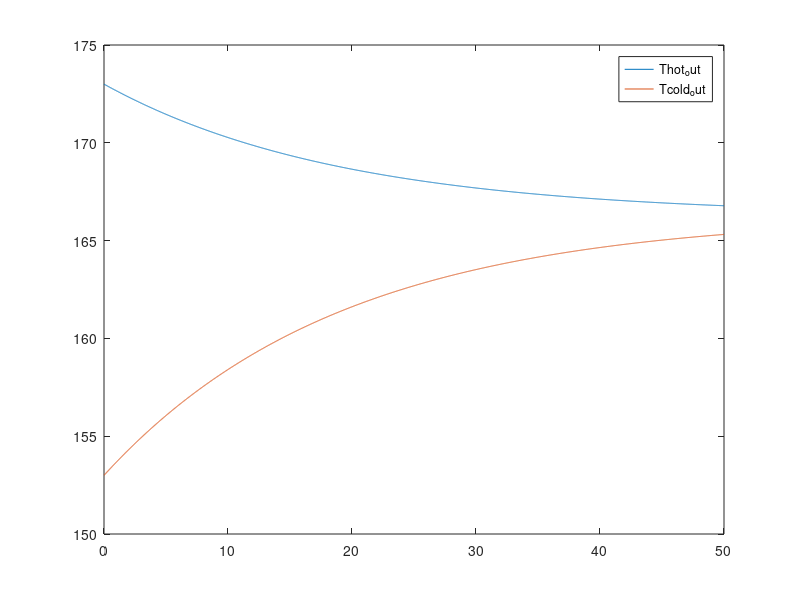
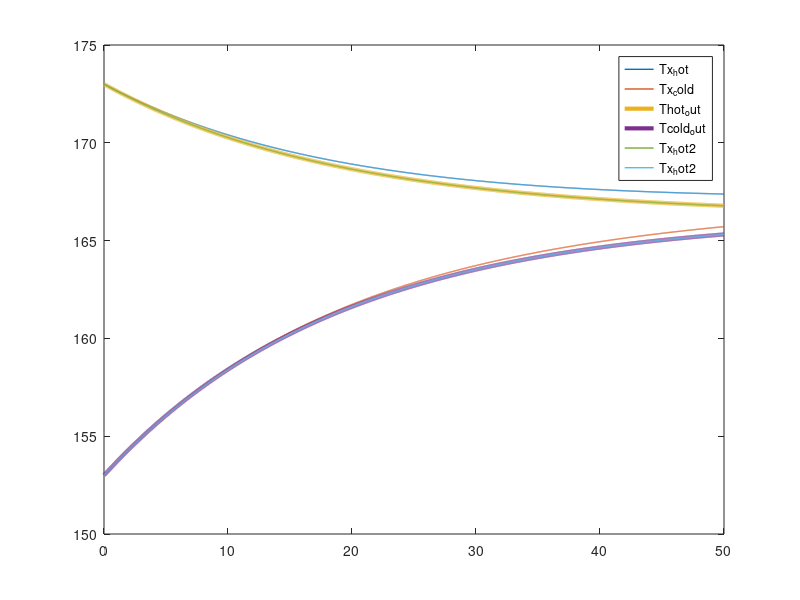

These charts were generated, in order, by the following MATLAB code:
function Draft_Eluer()
clc;
close all;
pipe_hot = GetPipe_hot();
pipe_cold = GetPipe_cold();


x = 0:0.01:pipe_hot.L;

[Tx_hot, Tx_cold]=CalcEuler(173, 153, 50, 35, x, pipe_hot, pipe_cold);
[Thot_out, Tcold_out]= FinalTemperatures(173, 153, 50, 35, x, pipe_hot, pipe_cold);
[Tx_hot2, Tx_cold2]=CalcEuler3(173, 153, 50, 35, x, pipe_hot, pipe_cold);
% [Thot_out2, Tcold_out2]= FinalTemperatures2(173, 153, 50, 35, x, pipe_hot, pipe_cold); 

plot (x,Thot_out, x,Tcold_out)
legend('Thot_out', 'Tcold_out')

figure
plot(x,Tx_hot, 'LineWidth', 1)
hold on
plot(x,Tx_cold, 'LineWidth', 1)
hold on
plot(x,Thot_out, 'LineWidth', 3)
hold on
plot(x,Tcold_out, 'LineWidth', 3)
hold on
plot (x,Tx_hot2, 'LineWidth', 1); 
hold on
plot (x,Tx_cold2, 'LineWidth', 1);
hold on
legend('Tx_hot', 'Tx_cold', 'Thot_out', 'Tcold_out', 'Tx_hot2', 'Tx_hot2')
hold off

end


function lambdatr = lambda_altshul(Re, Eps)

lambdatr=0.11*(Eps+68/Re)^(1/4);

end
% Метод Эйлера
function [Tx_hot, Tx_cold]=CalcEuler(Thot_in, Tcold_in, Ghot, Gcold, x, pipe_hot, pipe_cold)

S_hot= pi * pipe_hot.din^2 / 4;
v_hot=Ghot/(pipe_hot.density*S_hot);
Eps_hot=0.015/pipe_hot.din;
Re_hot=v_hot*pipe_hot.din/pipe_hot.Ny;
lambdatr_hot=lambda_altshul(Re_hot, Eps_hot);

S_cold = pi * pipe_cold.din^2 / 4;
v_cold=Gcold/(pipe_cold.density*S_cold);
Eps_cold=0.015/pipe_cold.din;
Re_cold=v_cold*pipe_cold.din/pipe_cold.Ny;
lambdatr_cold=lambda_altshul(Re_cold, Eps_cold);

k = 1 /(1/pipe_hot.alpha + pipe_hot.wall/pipe_hot.lambda + pipe_cold.wall/pipe_cold.lambda + 1/pipe_cold.alpha);

Tx_hot(1)=Thot_in;
Tx_cold(1)=Tcold_in;
n=length(x);
for i=1:n-1
    t_hot = Tx_hot(i);
    t_cold = Tx_cold(i);
   
    q_hot = k * (t_hot-t_cold);
    q_cold= -k * (t_hot-t_cold);

    P=pi*(pipe_hot.din+pipe_cold.din)/2;

    f_hot=(-(q_hot)*P/(Ghot*pipe_hot.c))+((lambdatr_hot*v_hot^2)/(2*pipe_hot.din*pipe_hot.c));
    f_cold=(-(q_cold)*P/(Gcold*pipe_cold.c))+((lambdatr_cold*v_cold^2)/(2*pipe_cold.din*pipe_cold.c));

%     f_hot=(-(4*q_hot)/(pipe_hot.din*pipe_hot.density*pipe_hot.c*v_hot))+((lambdatr_hot*v_hot^2)/(2*pipe_hot.din*pipe_hot.c));
%     f_cold=(-(4*q_cold)/(pipe_cold.din*pipe_cold.density*pipe_cold.c*v_cold))+((lambdatr_cold*v_cold^2)/(2*pipe_cold.din*pipe_cold.c));  
    
    dx = x(i+1) - x(i);
    Tx_hot(i+1)=t_hot+dx*f_hot;
    Tx_cold(i+1)=t_cold+dx*f_cold;
end 
end

% метод Эйлера без трения
function [Tx_hot2, Tx_cold2]=CalcEuler3(Thot_in, Tcold_in, Ghot, Gcold, x, pipe_hot, pipe_cold)

S_hot= pi * pipe_hot.din^2 / 4;
v_hot=Ghot/(pipe_hot.density*S_hot);

S_cold = pi * pipe_cold.din^2 / 4;
v_cold=Gcold/(pipe_cold.density*S_cold);

k = 1 /(1/pipe_hot.alpha + pipe_hot.wall/pipe_hot.lambda + pipe_cold.wall/pipe_cold.lambda + 1/pipe_cold.alpha);

Tx_hot2(1)=Thot_in;
Tx_cold2(1)=Tcold_in;
n=length(x);
for i=1:n-1
    t_hot = Tx_hot2(i);
    t_cold = Tx_cold2(i);
    q_hot = k * (t_hot-t_cold);
    q_cold= -k * (t_hot-t_cold);

    P=pi*(pipe_hot.din+pipe_cold.din)/2;

    f_hot=(-(q_hot)*P/(Ghot*pipe_hot.c));
    f_cold=(-(q_cold)*P/(Gcold*pipe_cold.c));

%     f_hot=(-(4*q_hot)/(pipe_hot.din*pipe_hot.density*pipe_hot.c*v_hot));
%     f_cold=(-(4*q_cold)/(pipe_cold.din*pipe_cold.density*pipe_cold.c*v_cold));
    
    dx = x(i+1) - x(i);
    Tx_hot2(i+1)=t_hot+dx*f_hot;
    Tx_cold2(i+1)=t_cold+dx*f_cold;
end 
end


% вывод по Исаченко
function [Thot_out, Tcold_out]= FinalTemperatures(Thot_in, Tcold_in, Ghot, Gcold, x, pipe_hot, pipe_cold)

k = 1 /(1/pipe_hot.alpha + pipe_hot.wall/pipe_hot.lambda + pipe_cold.wall/pipe_cold.lambda + 1/pipe_cold.alpha);

Chot=pipe_hot.c*Ghot;
Ccold=pipe_cold.c*Gcold;
m = 1/Chot+1/Ccold;

F=pi*x*(pipe_hot.din+pipe_cold.din)/2;
Thot_out=Thot_in-(Thot_in-Tcold_in)*(1-exp(-k*F*m))/(1+Chot/Ccold);
Tcold_out=Tcold_in+(Thot_in-Tcold_in)*(1-exp(-k*F*m))/(1+Ccold/Chot);

end

% По формуле Белоконя
function [Thot_out2, Tcold_out2]= FinalTemperatures2(Thot_in, Tcold_in, Ghot, Gcold, x, pipe_hot, pipe_cold)

k = 1 /(1/pipe_hot.alpha + pipe_hot.wall/pipe_hot.lambda + pipe_cold.wall/pipe_cold.lambda + 1/pipe_cold.alpha);
Chot=pipe_hot.c*Ghot;
Ccold=pipe_cold.c*Gcold;
C = ((Chot*Ccold)/(Chot+Ccold));
n=length(x);
for i=1:n
    F = pi*x(i)*(pipe_hot.din+pipe_cold.din)/2; 
    if x(i)==0
       Q=0;
    else
       Q=2*(Thot_in-Tcold_in)/(1/Chot + 1/Ccold + (1/C)*((exp(k*F/C)+1)/(exp(k*F/C)-1)));  
    end
    Thot_out2(i)=Thot_in-Q/Chot;
    Tcold_out2(i)=Tcold_in+Q/Ccold;
end
end   

% n=length(x);
% 
% Q = zeros(size(x));
% Thot_out2 = zeros(size(x));
% Tcold_out2 = zeros(size(x));
% 
% % Заполняется 1 элемент необходимых массивов
% Q(:, 1) = 0;
% Thot_out2(:, 1) = Thot_in;
% Tcold_out2(:, 1) = Tcold_in;
% 
% % Заполенение всех остальных 2:n элементов
% for i=2:n
%     F = pi*x(:, i)*(pipe_hot.douter+pipe_cold.douter)/2;
%     Q(:, i)=2*(Thot_in-Tcold_in)/(1/Chot + 1/Ccold) + (1/C)*((exp(k*F/C)+1)/(exp(k*F/C)-1)));  
%     Thot_out2(:, i)=Thot_in-Q(:, i)/Chot;
%     Tcold_out2(:, i)=Tcold_in+Q(:, i)/Ccold;
%    
% end
%end


% Сформировать параметры трубы 1
function pipe_hot = GetPipe_hot()
pipe_hot.L=50; % длина

pipe_hot.din=0.10; % внутренний диаметр
pipe_hot.douter=0.108; % внешний диаметр
pipe_hot.wall=0.004; % толщина стенки

pipe_hot.lambda=209; % коэффициент теплопроводности

pipe_hot.alpha=90500;% коэффициент теплоотдачи
pipe_hot.c=5477; % теплоемкость
pipe_hot.density = 419; % плотность СПГ
pipe_hot.Eta=0.0000049;% динамическая вязкость
pipe_hot.Ny=pipe_hot.Eta/pipe_hot.density; %кинематическая вязкость

pipe_hot.k=(2*pipe_hot.lambda)/(pipe_hot.douter*log(pipe_hot.douter/pipe_hot.din)); % коэффициент теплопередачи

end

% Сформировать параметры трубы 2
function pipe_cold = GetPipe_cold()
pipe_cold.L=50; % длина

pipe_cold.din=0.08; % внутренний диаметр
pipe_cold.douter=0.088; % внешний диаметр
pipe_cold.wall=0.004; % толщина стенки

pipe_cold.lambda=209; % коэффициент теплопроводности

pipe_cold.alpha=104500; % коэффициент теплоотдачи
pipe_cold.c=3950; % теплоемкость
pipe_cold.density =1349; % плотность азота
pipe_cold.Eta=0.0000129;% динамическая вязкость
pipe_cold.Ny=pipe_cold.Eta/pipe_cold.density; %кинематическая вязкость

pipe_cold.k=(2*pipe_cold.lambda)/(pipe_cold.douter*log(pipe_cold.douter/pipe_cold.din)); % коэффициент теплопередачи

end

